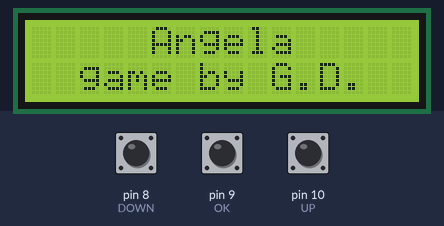
The sketch below on a simulated Arduino Uno, built with avr-gcc and run on an emulated ATmega328P. On the bench: 16×2 character LCD. The test bench sets the inputs (shaded band); at power-on: pin 9 (OK) HIGH, pin 10 (UP) HIGH, pin 8 (DOWN) HIGH.

Above: at 1.2 s.
1.3 s: pin 9 (OK) pulled LOW for 1 s
At 3.5 s:
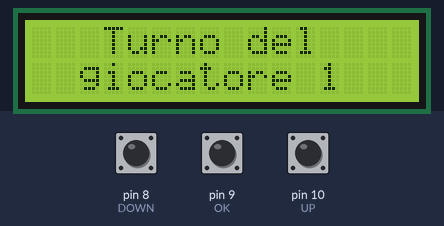
5.3 s: pin 9 (OK) pulled LOW for 3.2 s
At 9.8 s:
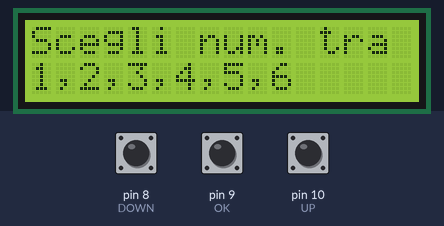
11.5 s: pin 10 (UP) pulled LOW for 0.15 s
At 12.2 s:
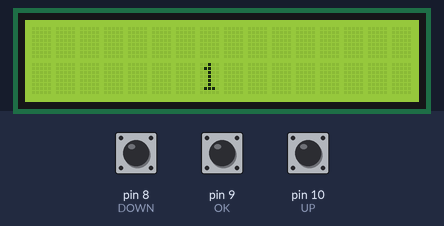
13.1 s: pin 10 (UP) pulled LOW for 1 s
At 14.6 s:
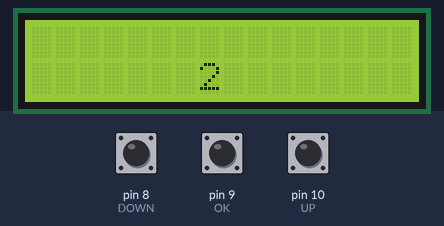
Timing chart, 0 to 16.1 s (numbered marks = the images above; inputs shaded):
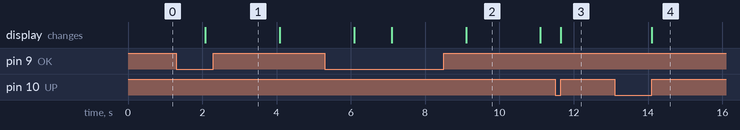

Measured:
- after the input at 1.3 s, the display: changes after 0.78 s (image 1)
- after the input at 5.3 s, the display: first changes after 0.79 s (image 2 shows a later state)
- after the input at 11.5 s, the display: changes after 0.15 s (image 3)
- after the input at 13.1 s, the display: changes after 1.0 s (image 4)
- what the display in image 2 shows lasts 2.0 s, from 9.1 s to 11.1 s

The sketch:

AngelaGame_by_G.D._4BI.ino
```cpp
#include <LiquidCrystal.h>
int scelta = -1;
int meta = 60;
bool turno = true; //TRUE : P1, FALSE : P2
int punteggio = 0;
bool zero = true;
#define UP 10
#define OK 9
#define DOWN 8

LiquidCrystal lcd(12, 11, 5, 4, 3, 2);

void setup()
{
  Serial.begin(9600);
  lcd.begin(16, 2);
  pinMode(UP, INPUT_PULLUP);
  pinMode(OK, INPUT_PULLUP);
  pinMode(DOWN, INPUT_PULLUP);
}

void loop() {

introduction();

inserisciMeta();

while(punteggio<meta){
  imposta_giocata();
  esegui_giocata();
  dai_punti();
}

vittoria();

}

void introduction()
{
  lcd.clear();
  lcd.setCursor(5,0);
  lcd.print("Angela");
  lcd.setCursor(2,1);
  lcd.print("game by G.D.");
  delay(2000);
}
void inserisciMeta()
{
  lcd.clear();
  lcd.setCursor(0,0); lcd.print("Scegli una meta");
  lcd.setCursor(1,1); lcd.print("30<-  " + String(meta) + "  ->99");
  while(digitalRead(OK)== HIGH)
  {
    if (digitalRead(DOWN) == LOW && meta > 30)
    {
      while (digitalRead(DOWN) == LOW){}
      meta--;
      lcd.setCursor(7,1); lcd.print(String(meta));
    }
    if (digitalRead(UP) == LOW && meta < 99)
    {
      while (digitalRead(UP) == LOW){}
      meta++;
      lcd.setCursor(7,1); lcd.print(String(meta));
    }
  }
}

void imposta_giocata()
{

  lcd.clear(); lcd.setCursor(3,0); lcd.print("Turno del");
  lcd.setCursor(2,1);

  if(turno)
  {
    lcd.print("giocatore 1");
  }
  else
  {
    lcd.print("giocatore 2");
  }
  delay(2000);

    lcd.clear();
    lcd.setCursor(0,0);
    lcd.print("Scegli num. tra");
    lcd.setCursor(0,1);

    if(scelta == -1)
    {
      lcd.print("0,1,2,3,4,5,6");
    }
    if(scelta == 0)
    {
      lcd.print("1,2,3,4,5,6");
      zero = false;
    }
    else if(scelta == 1 || scelta == 6)
    {
      lcd.print("2,3,4,5");
    }
    else if(scelta == 2 || scelta == 5)
    {
      lcd.print("1,3,4,6");
    }
    else if(scelta == 3 || scelta == 4)
    {
      lcd.print("1,2,5,6");
    }
    delay(2000);
}

void esegui_giocata()
{
  lcd.clear();
  bool finito = false; int mossa = 0;
  lcd.setCursor(7,1); lcd.print(String(mossa));
  while(!finito)
  {
    while(digitalRead(OK)== HIGH)
    {
        if (digitalRead(DOWN) == LOW && mossa > 0)
        {
          while (digitalRead(DOWN) == LOW){}
          mossa--;
          lcd.setCursor(7,1); lcd.print(String(mossa));
        }
        if (digitalRead(UP) == LOW && mossa < 6)
        {
          while (digitalRead(UP) == LOW){}
          mossa++;
          lcd.setCursor(7,1); lcd.print(String(mossa));
        }
   }
    finito = valuta(mossa);
  }
  punteggio += mossa;
  scelta = mossa;
  turno = !turno;
  zero=false;
}

void dai_punti()
{
  lcd.clear();
  lcd.setCursor(0,0);
  lcd.print("Punteggio:");
  lcd.setCursor(11,0);
  lcd.print(String(punteggio));
  lcd.setCursor(11,1); lcd.print(String(scelta));
  delay(1000);
}

void vittoria()
{
  lcd.clear();
  lcd.setCursor(4,0);lcd.print("Vince il");
  lcd.setCursor(2,1);
  if(punteggio>meta)
  {
    if(turno)
    {lcd.print("giocatore 1!");delay(2000);}
    else
    {lcd.print("giocatore 2!");delay(2000);}
  }
  else
  {
    if(turno)
    {lcd.print("giocatore 2!");delay(2000);}
    else
    {lcd.print("giocatore 1!");delay(2000);}
  }
  reset();
}

bool valuta(int i)
{
  if(i == scelta || i == 7-scelta || (i==0 && !zero))
  {
    return false;
  }
  else
  {
    return true;
  }
}

void reset()
{
  lcd.clear();
  scelta = -1;
  meta = 60;
  turno = true;
  punteggio = 0;
  zero = true;
}
```
